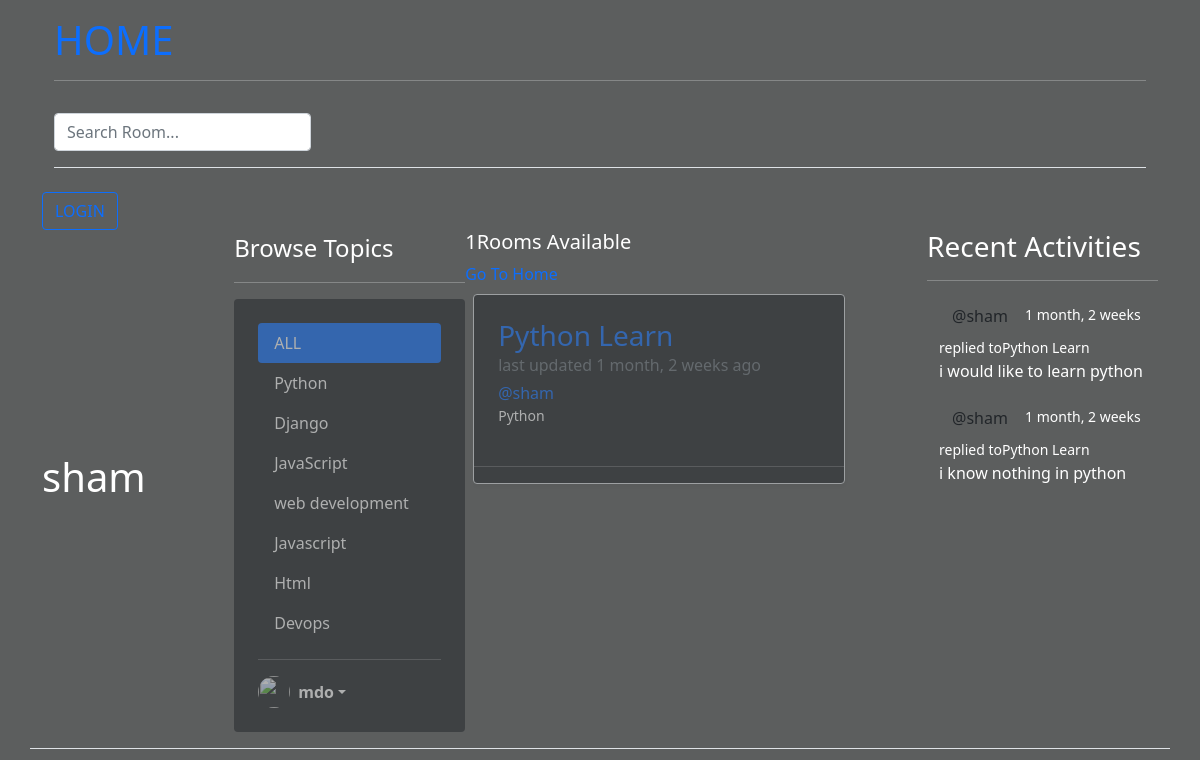
The page /profile/8/ on the database its author committed.
### prog/models.py (models this page shows, shortened)
class Topic(models.Model):
    name = models.CharField(max_length=200)

class Room(models.Model):
    host =models.ForeignKey(User, on_delete=models.SET_NULL, null=True)
    topic = models.ForeignKey(Topic, on_delete=models.SET_NULL, null=True)
    name = models.CharField(max_length=200)
    description = models.TextField(null=True, blank=True)
    participants = models.ManyToManyField(User, related_name='participants', blank=True)
    updated = models.DateTimeField(auto_now=True)
    created = models.DateTimeField(auto_now_add=True)
    def __str__(self):
        return self.name
    class Meta:
        ordering = ['-updated','-created']

class Message(models.Model):
    user = models.ForeignKey(User, on_delete=models.CASCADE)
    room = models.ForeignKey(Room, on_delete=models.CASCADE)
    body = models.TextField()
    updated = models.DateTimeField(auto_now=True)
    created = models.DateTimeField(auto_now_add=True)
    def __str__(self):
        return self.body[:50]
    class Meta:
        ordering = ['-updated','-created']

### prog/views.py (the view)
# urls.py: path('profile/<str:pk>/', views.profile, name='profile'),
def profile(request,pk):
    user = User.objects.get(id=pk)
    rooms = user.room_set.all()
    room_message = user.message_set.all()
    topics=Topic.objects.all()
    context={'user':user, 'rooms':rooms,'room_message':room_message, 'topics':topics}
    return render(request, 'prog/profile.html', context)

### prog/templates/prog/profile.html (shortened to what this page needs)
{% extends 'main.html' %}
{% block content %}
<h1>{{user.username}}</h1>
<div class="home-container d-flex">
    <div class="col-md-3">
        {% include 'prog/topic_component.html' %}
    </div>
    <div class="col-md-6">
        <h5>{{rooms.count}}Rooms Available</h5>
        <a href="{% url 'home' %}">Go To Home</a>
        {%include 'prog/feed_component.html'%}
    </div>
    <div class="col-md-3">
        {% include 'prog/activity_component.html' %}
    </div >
</div>
{% endblock %}

### prog/templates/prog/topic_component.html (shortened to what this page needs)
<span class="fs-4">Browse Topics</span>
<hr>
<div class="col-12 d-flex flex-column rounded text-white bg-dark p-4">
    <ul class=" feed-comp nav nav-pills flex-column mb-auto">
        <li class="nav-item">
        <a href="{% url 'home'%}" class="nav-link active" aria-current="page">
            ALL
        </a>
        </li>
        {% for topic in topics %}
        <li>
        <a href="{% url 'home'%}?q={{topic.name}}" class="nav-link text-white">
            {{topic.name}}
        </a>
        </li>
        {% endfor %}
    </ul>
    <hr>
    <div class="dropdown">
        <a href="#" class="d-flex align-items-center text-white text-decoration-none dropdown-toggle" id="dropdownUser1" data-bs-toggle="dropdown" aria-expanded="false">
        <img src="https://github.com/mdo.png" alt="" width="32" height="32" class="rounded-circle me-2">
        <strong>mdo</strong>
        </a>
    </div>
</div>

### prog/templates/prog/feed_component.html (shortened to what this page needs)
<div class="feed-comp m-2">
  {% for room in rooms%}
    <div class="feed col-md-10">
      <div class=" align-items-center border rounded overflow-hidden shadow-sm h-md-250 bg-dark">
        <div class="col p-4 d-flex flex-column rounded">
          <h3 class="mb-0"><a href="{% url 'room' room.id %}">{{room.name}}</a></h3>
          <div class="mb-1 text-muted">last updated {{room.updated|timesince}} ago</div>
          <p class="mb-auto"><a href="{% url 'profile' room.host.id%}">@{{room.host.username}}</a></p>
          <small>{{room.topic.name}}</small>
        </div>
        <hr>
      </div>
    </div>
    {% endfor %}
  </div>

### prog/templates/prog/activity_component.html (shortened to what this page needs)
<h3>Recent Activities</h3>
        <hr>
        {% for message in room_message %}
        <div>
                <div class="container">
                    <small><a href="{% url 'profile' message.user.id %}" class="btn">@{{message.user}}</a></small>
                   <small> {{message.created|timesince}}</small>
                    <small>replied to{{message.room}}</small>
                    <p>{{message}}</p>
                </div>
        </div>
        {% endfor %}

### static/styles/main.css (style rules this page uses)
body { background-color:rgba(86, 88, 88, 0.959) !important; color: #fff; }
.bg-dark { opacity: 0.5 !important; }
a { text-decoration: none!important; }

### prog/templates/prog/topic_component.html (style rules this page uses)
.feed-comp { height:200%; overflow-y: scroll; }

### prog/templates/prog/feed_component.html (style rules this page uses)
.feed-comp { height:50%; overflow-y: scroll; }

### rows shown on the page
Topic: name "Python"
Topic: name "Django"
Topic: name "JavaScript"
Topic: name "web development"
Topic: name "Javascript"
Topic: name "Html"
Topic: name "Devops"
Room: name "Python Learn", updated "1 month, 2 weeks", host.username "sham", topic.name "Python"
Message: user "sham", created "1 month, 2 weeks", room "Python Learn", body "i would like to learn python"
Message: user "sham", created "1 month, 2 weeks", room "Python Learn", body "i know nothing in python"

### other values the page prints
{{ user.username }} "sham"
{{ rooms.count }} "1"
